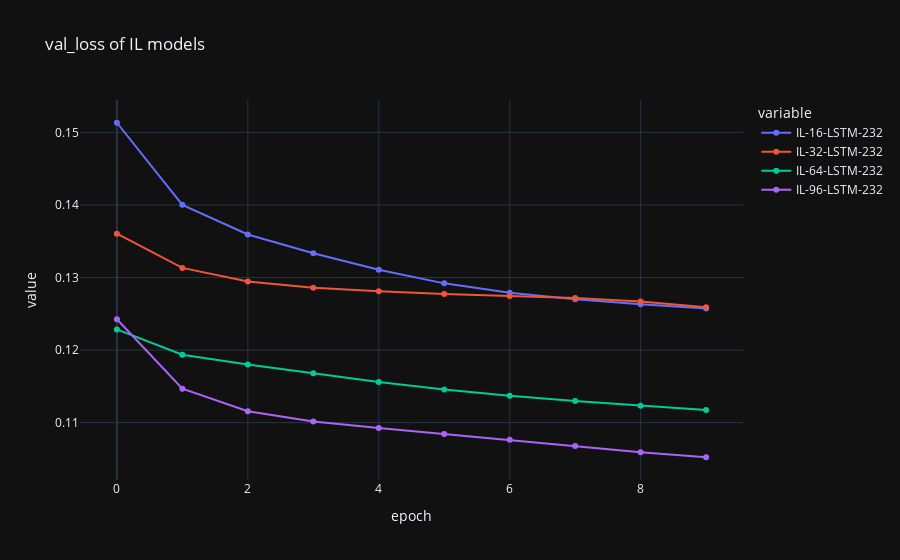

Here is the notebook cell this chart was saved with:
### Code cell
plot_selection_metric("IL")

### Figure 1 — Plotly figure (JSON) as saved in the notebook; plotly's stock layout.template omitted (floating-point values rounded to 4 significant figures)
{"data": [{"hovertemplate": "variable=IL-16-LSTM-232<br>epoch=%{x}<br>value=%{y}<extra></extra>", "legendgroup": "IL-16-LSTM-232", "line": {"color": "#636efa", "dash": "solid"}, "marker": {"symbol": "circle"}, "mode": "lines+markers", "name": "IL-16-LSTM-232", "orientation": "v", "showlegend": true, "type": "scatter", "x": [0, 1, 2, 3, 4, 5, 6, 7, 8, 9], "xaxis": "x", "y": [0.1513, 0.14, 0.1359, 0.1333, 0.1311, 0.1292, 0.1279, 0.127, 0.1263, 0.1257], "yaxis": "y"}, {"hovertemplate": "variable=IL-32-LSTM-232<br>epoch=%{x}<br>value=%{y}<extra></extra>", "legendgroup": "IL-32-LSTM-232", "line": {"color": "#EF553B", "dash": "solid"}, "marker": {"symbol": "circle"}, "mode": "lines+markers", "name": "IL-32-LSTM-232", "orientation": "v", "showlegend": true, "type": "scatter", "x": [0, 1, 2, 3, 4, 5, 6, 7, 8, 9], "xaxis": "x", "y": [0.136, 0.1313, 0.1294, 0.1286, 0.1281, 0.1277, 0.1275, 0.1272, 0.1267, 0.1259], "yaxis": "y"}, {"hovertemplate": "variable=IL-64-LSTM-232<br>epoch=%{x}<br>value=%{y}<extra></extra>", "legendgroup": "IL-64-LSTM-232", "line": {"color": "#00cc96", "dash": "solid"}, "marker": {"symbol": "circle"}, "mode": "lines+markers", "name": "IL-64-LSTM-232", "orientation": "v", "showlegend": true, "type": "scatter", "x": [0, 1, 2, 3, 4, 5, 6, 7, 8, 9], "xaxis": "x", "y": [0.1229, 0.1194, 0.118, 0.1168, 0.1156, 0.1146, 0.1137, 0.113, 0.1123, 0.1117], "yaxis": "y"}, {"hovertemplate": "variable=IL-96-LSTM-232<br>epoch=%{x}<br>value=%{y}<extra></extra>", "legendgroup": "IL-96-LSTM-232", "line": {"color": "#ab63fa", "dash": "solid"}, "marker": {"symbol": "circle"}, "mode": "lines+markers", "name": "IL-96-LSTM-232", "orientation": "v", "showlegend": true, "type": "scatter", "x": [0, 1, 2, 3, 4, 5, 6, 7, 8, 9], "xaxis": "x", "y": [0.1243, 0.1147, 0.1116, 0.1102, 0.1092, 0.1084, 0.1076, 0.1068, 0.1059, 0.1052], "yaxis": "y"}], "layout": {"legend": {"title": {"text": "variable"}, "tracegroupgap": 0}, "title": {"text": "val_loss of IL models"}, "xaxis": {"anchor": "y", "domain": [0, 1], "title": {"text": "epoch"}}, "yaxis": {"anchor": "x", "domain": [0, 1], "title": {"text": "value"}}}}
